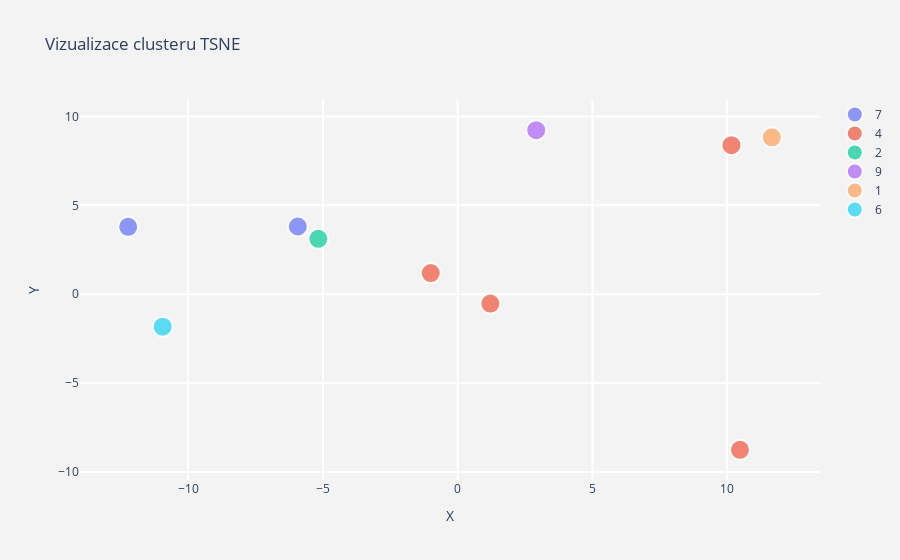

Write notebook code for a chart like this one.
### Code cell
#tsne_model = TSNE(perplexity=10, n_components=2, init='pca', n_iter=25000)
#tsne_clusters = tsne_model.fit_transform(vectors['doc2vec_200_500'])

x, y = [], []
for value in tsne_clusters:
    x.append(value[0])
    y.append(value[1])
    
df = pd.DataFrame()
df['x'] = x
df['y'] = y
df['cluster'] = clustered
df['name'] = subset_df['Název česky']
df['obor'] = subset_df['Hlavní CEP obor']
df['poskytovatel'] = subset_df['Poskytovatel']
df['kwords'] = subset_df['Klíčová slova']
df['size'] = 1

scatter_plot(df.sample(10), x='x', y='y', 
            hover_columns=['poskytovatel', 'obor', 'name'],
            size='size', color='cluster', title='Vizualizace clusteru TSNE',
            x_title='X', y_title='Y', size_scale=20)

### Figure 1 — Plotly figure (JSON) as saved in the notebook; plotly's stock layout.template omitted (floating-point values rounded to 4 significant figures)
{"data": [{"marker": {"line": {"width": 2}, "size": [20, 20], "sizemode": "area", "sizeref": 0.1}, "mode": "markers", "name": "7", "text": ["poskytovatel: TA ČR - Technologická agentura ČR<br>obor: AE - Řízení, správa a administrativa<br>name: Návrh doporučujících národních kurikul v oblasti prostorových informací", "poskytovatel: TA ČR - Technologická agentura ČR<br>obor: AP - Městské, oblastní a dopravní plánování<br>name: Analýza vlivu dopravy na životní prostředí na regionální a lokální úrovni s využitím indikátorů udržitelného rozvoje"], "type": "scatter", "x": [-12.23, -5.932], "y": [3.79, 3.808]}, {"marker": {"line": {"width": 2}, "size": [20, 20, 20, 20], "sizemode": "area", "sizeref": 0.1}, "mode": "markers", "name": "4", "text": ["poskytovatel: AV ČR - Akademie věd České republiky<br>obor: AG - Právní vědy<br>name: Výzkum řeči a právního jazyka v soudním řízení", "poskytovatel: GA ČR - Grantová agentura České republiky<br>obor: AH - Ekonomie<br>name: Inovační aktivity v globálních produkčních sítích: evidence z českého podnikatelského sektoru", "poskytovatel: MPSV - Ministerstvo práce a sociálních věcí<br>obor: AO - Sociologie, demografie<br>name: Úloha služeb zaměstnanosti při uplatňování státní politiky zaměstnanosti, uplatňování politiky zaměstnanosti v souladu s potřebami trhu práce.", "poskytovatel: MV - Ministerstvo vnitra<br>obor: AO - Sociologie, demografie<br>name: Spolupráce Policie ČR s veřejností (v názorech a postojích občanů a řídících pracovníků policie)"], "type": "scatter", "x": [10.16, -0.9988, 1.214, 10.48], "y": [8.384, 1.184, -0.5274, -8.758]}, {"marker": {"line": {"width": 2}, "size": [20], "sizemode": "area", "sizeref": 0.1}, "mode": "markers", "name": "2", "text": ["poskytovatel: MO - Ministerstvo obrany<br>obor: CF - Fyzikální chemie a teoretická chemie<br>name: SMART-DECON Výzkum sorpčního/dekontaminačního prostředku na bázi oxidů kovů"], "type": "scatter", "x": [-5.171], "y": [3.114]}, {"marker": {"line": {"width": 2}, "size": [20], "sizemode": "area", "sizeref": 0.1}, "mode": "markers", "name": "9", "text": ["poskytovatel: GA ČR - Grantová agentura České republiky<br>obor: AL - Umění, architektura, kulturní dědictví<br>name: \"Francouzský model\" a Sbírka francouzského umění 19. a 20. století"], "type": "scatter", "x": [2.916], "y": [9.227]}, {"marker": {"line": {"width": 2}, "size": [20], "sizemode": "area", "sizeref": 0.1}, "mode": "markers", "name": "1", "text": ["poskytovatel: MŽP - Ministerstvo životního prostředí<br>obor: DI - Znečištění a kontrola vzduchu<br>name: Výzkum šíření látek typu PCB v potravních řetězcích a jejich kumulace v organismech, metody odstraňování kontaminovaných odpadů"], "type": "scatter", "x": [11.66], "y": [8.824]}, {"marker": {"line": {"width": 2}, "size": [20], "sizemode": "area", "sizeref": 0.1}, "mode": "markers", "name": "6", "text": ["poskytovatel: GA ČR - Grantová agentura České republiky<br>obor: AA - Filosofie a náboženství<br>name: Biosféra jako sémiosféra: život jako sebeinterpretace"], "type": "scatter", "x": [-10.95], "y": [-1.828]}], "layout": {"paper_bgcolor": "rgb(243, 243, 243)", "plot_bgcolor": "rgb(243, 243, 243)", "title": {"text": "Vizualizace clusteru TSNE"}, "xaxis": {"gridcolor": "white", "gridwidth": 2, "title": {"text": "X"}}, "yaxis": {"gridcolor": "white", "gridwidth": 2, "title": {"text": "Y"}}}}
